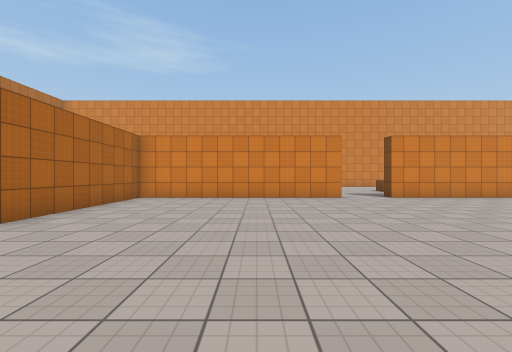
[1] (above)

19 first-person views from a walk through a scene from a Unity 3-D project. The camera is 1.4 m above the floor, looks level and sees 90° across. The floor is counted in squares, 2 m on a side. Each view is taken from the middle of a square. On the plan, view 1 faces up. The plan holds only what a view shows up to about 9 squares ahead; the rest is blank. The place goes on beyond the plan. Surface patterns are stand-ins for the level's own textures.

[2]
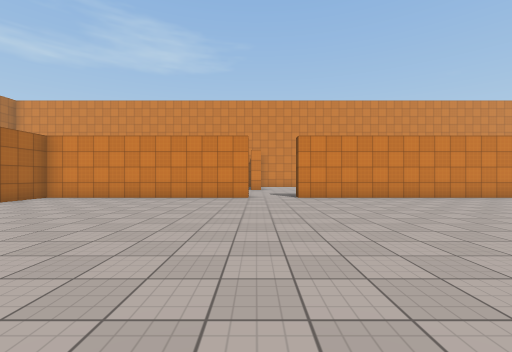

[3]
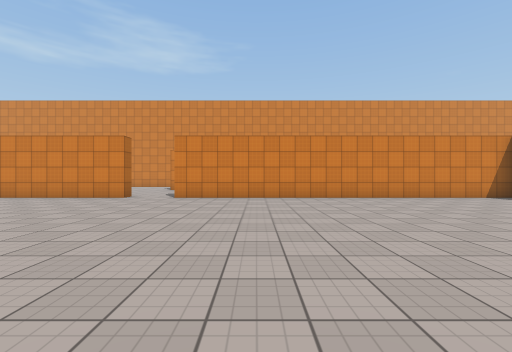

[4]
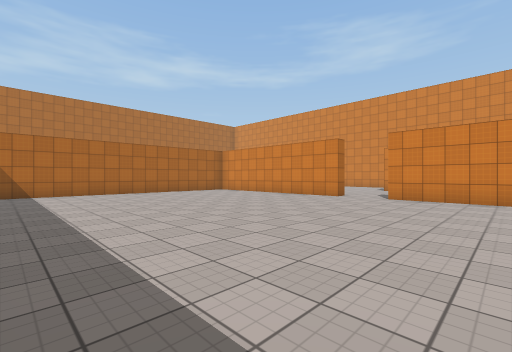

[5]
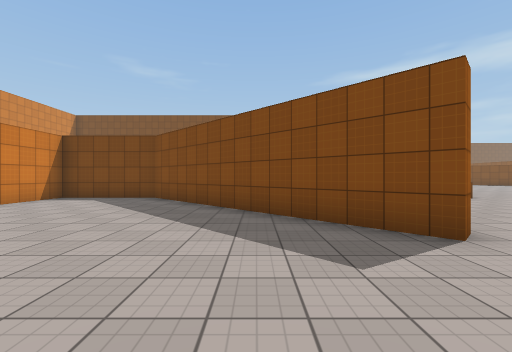

[6]
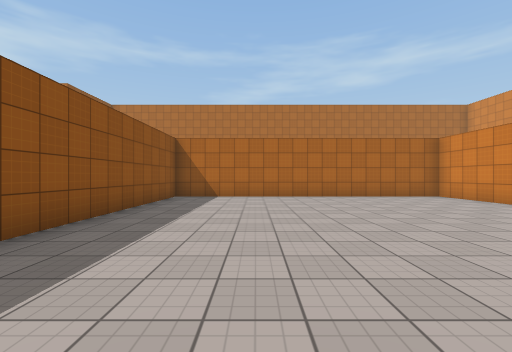

[7]
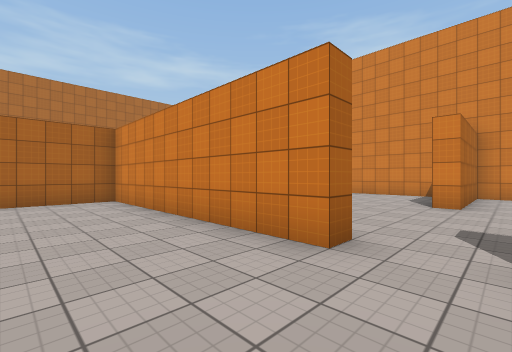

[8]
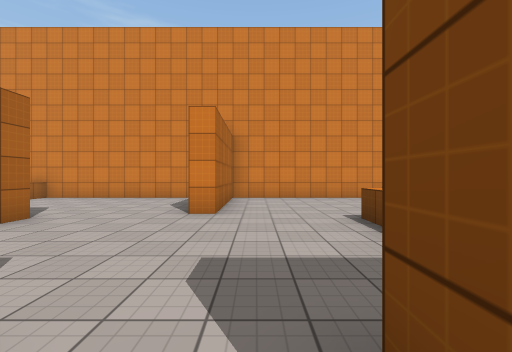

[9]
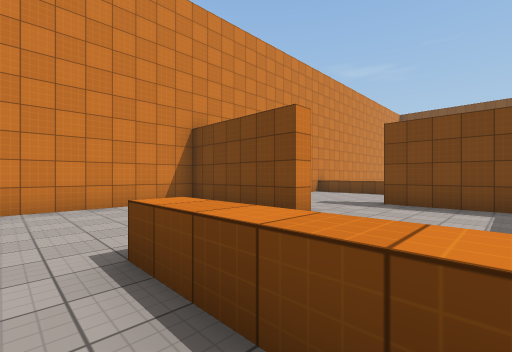

[10]
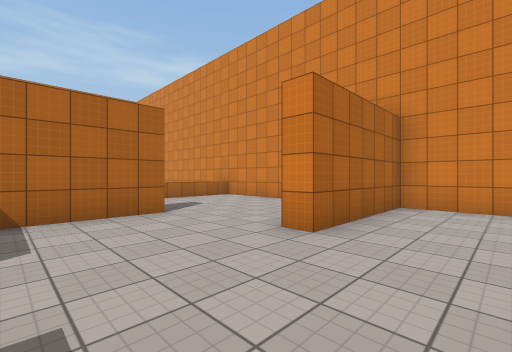

[11]
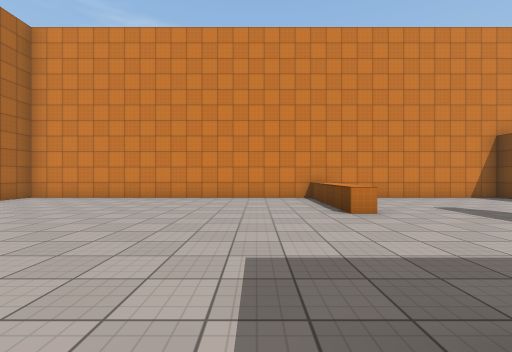

[12]
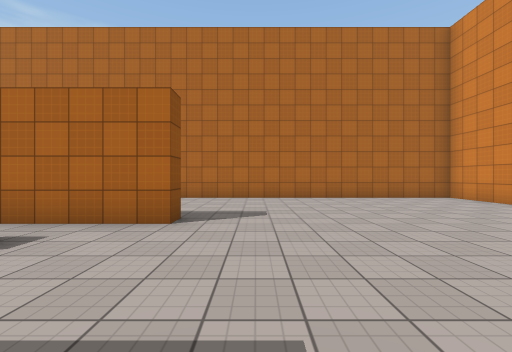

[13]
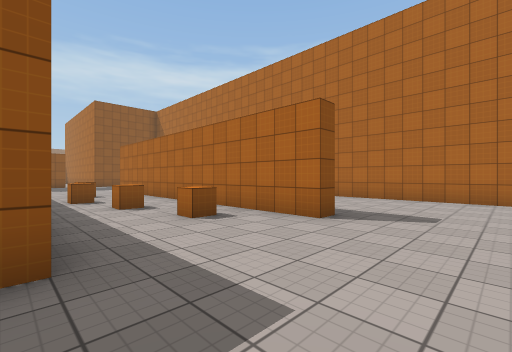

[14]
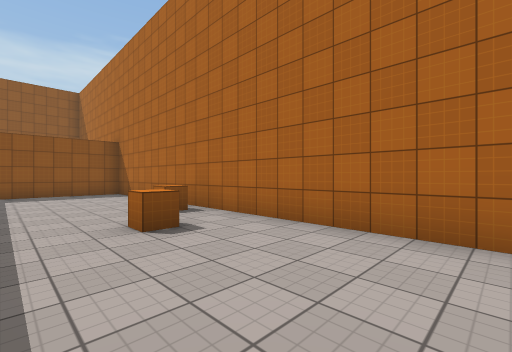

[15]
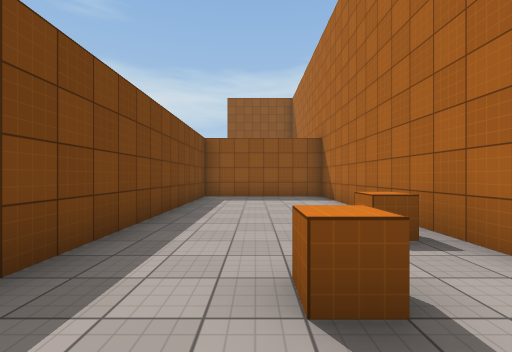

[16]
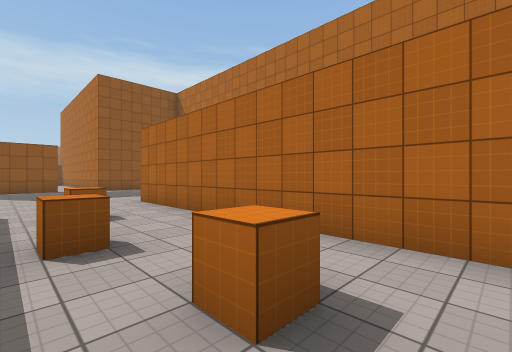

[17]
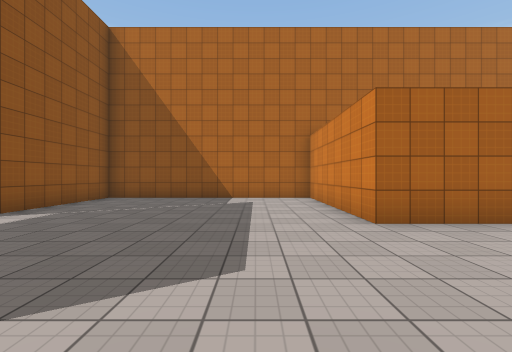

[18]
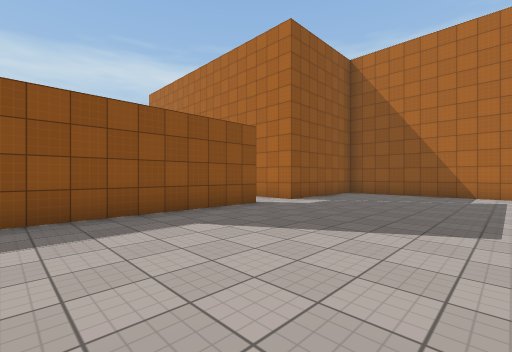

[19]
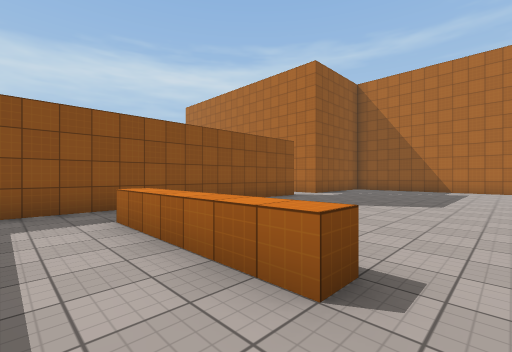

### Floor plan
Points are (right, up) in squares from view 1. A wall is a line through its corners. A room is listed if a view was taken in it or the views show most of it. See-through windows are left out.
Room 1 (views 1, 2, 3, 4, 5, 6, 7, 8)
walls: (2.8, 8.8) (2.8, 8.3) (-3.7, 8.3) (-3.7, -0.7) (2.2, -0.7); (9.8, -0.3) (15.2, 5.2) (15.2, 8.3) (4.4, 8.3)
ways out: opening at (3.5, 9) to room 2
Room 2 (views 9, 10)
walls: (9.2, 12.8) (8.8, 12.8) (8.8, 16.3) (3.3, 16.3) (3.3, 12.8) (2.8, 12.8); (4.4, 8.3) (4.4, 8.8); (0.3, 12.2) (0.3, 10); (11.8, 10) (11.8, 12.2)
low walls: (5.8, 10) (5.8, 12.2)
ways out: opening at (3.5, 9) to room 1; opening at (1.5, 11.5) to room 3; opening at (10, 11.3)
Room 3 (views 11, 12, 13, 14, 15, 16, 17, 18, 19)
walls: (-8.2, 8.8) (-7.8, 8.8) (-7.8, -1.2) (-12.3, -1.2) (-12.3, -7.7) (-8.3, -7.7); (-6.8, -7.7) (1, -7.7); (2.8, 15.8) (2.8, 16.3) (-12.3, 16.3) (-12.3, -0.7) (-8.3, -0.7) (-8.3, 6.2)
low walls: (-6.2, 5.3) (-5.8, 5.3) (-5.8, 4.8); (-6.2, 1.3) (-5.8, 1.3) (-5.8, 0.8); (-2.6, 12.8) (-3.2, 12.8) (-3.2, 16.1); (-0.8, -2.7) (-0.3, -2.7) (-0.3, -6.2); (-2.7, 15) (-2.7, 13.6); (-2.7, 16.2) (-2.7, 15.6)
ways out: opening at (1.5, 11.5) to room 2; opening at (-7.5, -8)

Positions as (right, up) in squares from view 1, and headings:
1: (0, 0), facing up
2: (3, 0), facing up
3: (7, 0), facing up
4: (7, 0), facing up-left
5: (7, 2), facing right
6: (5, 2), facing left
7: (4, 6), facing up-left
8: (4, 8), facing up
9: (5, 10), facing up-right
10: (5, 10), facing up-left
11: (-5, 8), facing up
12: (-4, 10), facing left
13: (-4, 11), facing down-left
14: (-9, 10), facing down-left
15: (-10, 8), facing down
16: (-5, 6), facing down-left
17: (-4, -3), facing left
18: (-2, -3), facing down-left
19: (1, -2), facing down-left
